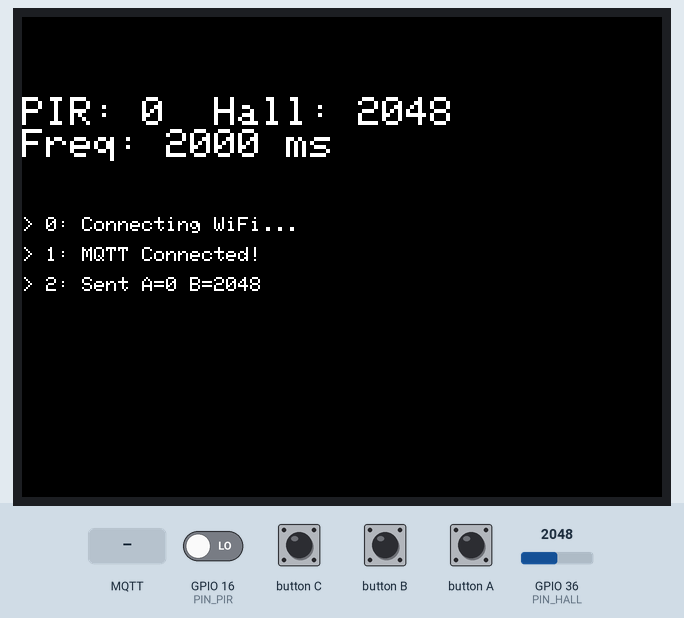
This program was run on a simulated ESP32. On the bench: 320×240 colour display. Inputs (shaded band) come from the test bench; at power-on: GPIO 36 (PIN_HALL) = 2048, GPIO 16 (PIN_PIR) LOW. WiFi joins after 1.5 s; servers stay silent unless stated; no MQTT or app messages arrive unless stated.

Above: at 2.9 s.
3.0 s: MQTT message "FREQ:" arrives on the first subscribed topic
At 3.27 s:
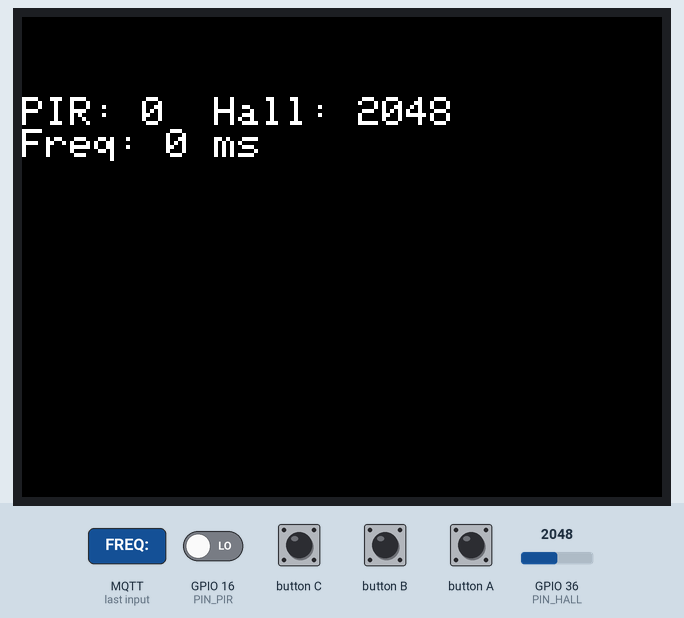
5.0 s: GPIO 36 (PIN_HALL) set to 2866
At 5.34 s:
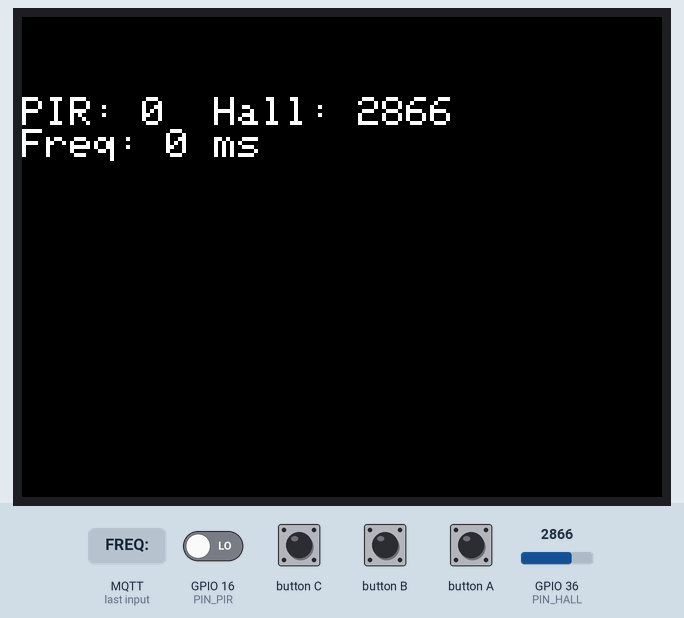
6.6 s: GPIO 16 (PIN_PIR) driven HIGH
8.2 s: GPIO 36 (PIN_HALL) set to 3603
At 8.44 s:
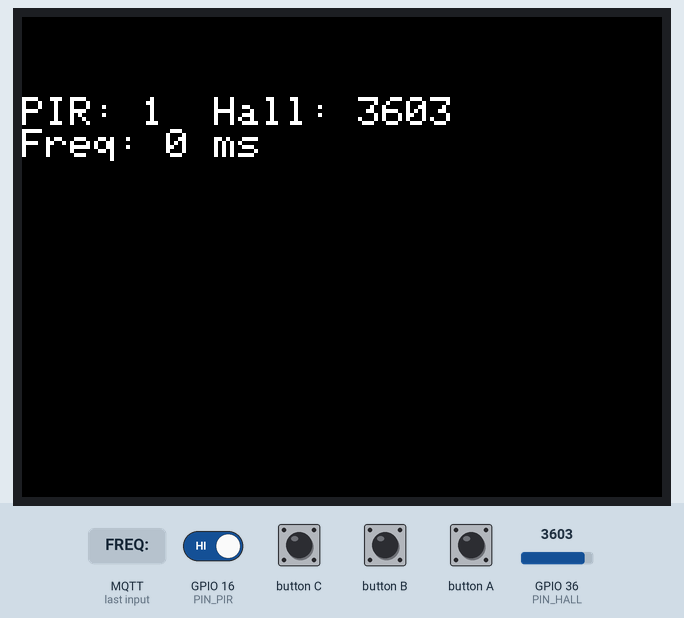
9.7 s: GPIO 16 (PIN_PIR) driven LOW
11.3 s: GPIO 36 (PIN_HALL) set to 4095
At 11.55 s:
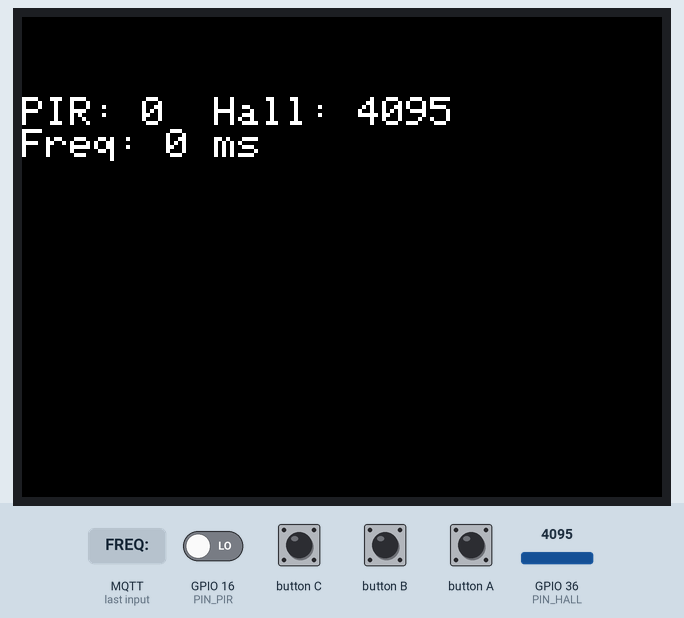
Timing chart, 0 to 13.8 s (numbered marks = the images above; inputs shaded):
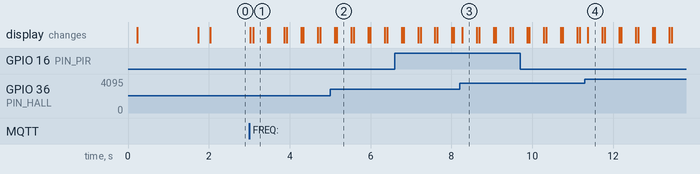

Measured:
- after the input at 3.0 s, the display: first changes at once (image 1 shows a later state)

The program:

main.cpp
```cpp
// Main application for the SensorNode:

#include <M5Stack.h>
#include "Config.h"
#include "NetworkManager.h"
#include "Sensors.h"

String topicPIR = "m5/sensor/a";
String topicHall = "m5/sensor/b";
int interval = 2000;
unsigned long lastTime = 0;

NetworkManager net(WIFI_SSID, WIFI_PASS, MQTT_SERVER, "M5_Sensor_Node");
PIRSensor pSensor(PIN_PIR);
HallSensor hSensor(PIN_HALL);

// Function logEvent prints the results of read on LCD
void logEvent(String msg) {
    static int line = 0;
    if (line > 8) { // clear LCD if the number or records exceeds screen size
        M5.Lcd.fillRect(0, 100, 320, 140, BLACK);
        line = 0;
    }
    M5.Lcd.setCursor(0, 100 + (line * 15));
    M5.Lcd.setTextSize(1);
    M5.Lcd.printf("> %lu: %s", millis()/1000, msg.c_str());
    line++;
}

void onMsg(char* t, uint8_t* p, unsigned int l) {
    String msg = ""; for(int i=0; i<l; i++) msg += (char)p[i];
    if (msg.startsWith("FREQ:")) {
        interval = msg.substring(5).toInt();
        logEvent("New Freq: " + String(interval) + "ms");
    }
}

void setup() {
    M5.begin();
    M5.Power.begin();
    M5.Lcd.clear();

    pSensor.init();
    hSensor.init();

    logEvent("Connecting WiFi...");
    net.begin(onMsg);
    net.subscribe(topicSystem);
    logEvent("MQTT Connected!");
}

void loop() {
    net.loop();
    M5.update();

    if (millis() - lastTime > interval) {
        int vPIR = pSensor.getValue();
        int vHall = hSensor.getValue();

        // Sending and logging
        net.publish(topicPIR, String(vPIR));
        net.publish(topicHall, String(vHall));
        logEvent("Sent A=" + String(vPIR) + " B=" + String(vHall));

        // Output the current values
        M5.Lcd.setCursor(0, 40);
        M5.Lcd.setTextSize(2);
        M5.Lcd.printf("PIR: %d  Hall: %d   \n", vPIR, vHall);
        M5.Lcd.printf("Freq: %d ms   ", interval);

        lastTime = millis();
    }
}
```

NetworkManager.h
```cpp
#ifndef NETWORK_MANAGER_H
#define NETWORK_MANAGER_H

#include <WiFi.h>
#include <PubSubClient.h>
#include <functional>

class NetworkManager {
private:
    WiFiClient espClient;
    PubSubClient client;
    const char* _ssid;
    const char* _pass;
    const char* _server;
    const char* _id;

public:
    NetworkManager(const char* ssid, const char* pass, const char* server, const char* id);
    void begin(std::function<void(char*, uint8_t*, unsigned int)> callback);
    void loop();
    void publish(String topic, String payload);
    void subscribe(String topic);
};
#endif
```

Sensors.h
```cpp
// Header file for Sensor Abstraction: defines the interface for different hardware sensors.

#ifndef SENSORS_H
#define SENSORS_H

#include <Arduino.h>

// Abstract base class to provide a unified interface for all sensor types.
class SensorDevice {
public:
    virtual void init() = 0;
    virtual int getValue() = 0;
};

// PIR Sensor class for motion detection.
class PIRSensor : public SensorDevice {
private:
    int _p;
public:
    PIRSensor(int p);
    // Function init ensures the GPIO pin is set to input mode.
    void init() override;
    // Function getValue reads digital state (0 or 1). @return motion status.
    int getValue() override;
};

// Hall Sensor class for magnetic field measurement.
class HallSensor : public SensorDevice {
private:
    int _p;
public:
    HallSensor(int p);
    // Function init ensures the GPIO pin is set to analog mode.
    void init() override;
    // Function getValue reads magnetic intensity. @return analog value (0-4095).
    int getValue() override;
};

#endif
```

NetworkManager.cpp
```cpp
// Implementation file for Network Logic: handles WiFi and MQTT connections with unique client IDs.

#include "NetworkManager.h"

// Function NetworkManager constructor initializes connection parameters.
// @param ssid WiFi name, @param pass WiFi password, @param server MQTT IP, @param id Unique Client ID.
NetworkManager::NetworkManager(const char* ssid, const char* pass, const char* server, const char* id)
    : client(espClient), _ssid(ssid), _pass(pass), _server(server), _id(id) {}


// Function begin connects the device to the WiFi network.
// @param callback The function to execute when a new MQTT message arrives.
void NetworkManager::begin(std::function<void(char*, uint8_t*, unsigned int)> callback) {
    WiFi.begin(_ssid, _pass);
    while (WiFi.status() != WL_CONNECTED) { delay(500); }
    client.setServer(_server, 1883);
    client.setCallback(callback);
}
// Function loop ensures the MQTT connection stays active and re-subscribes to topics if disconnected.
void NetworkManager::loop() {
    if (!client.connected()) {
        if (client.connect(_id)) {
            client.subscribe("m5/system/cfg");
            client.subscribe("m5/sensor/a");
            client.subscribe("m5/sensor/b");
        }
    }
    client.loop();
}

void NetworkManager::publish(String topic, String payload) {
    client.publish(topic.c_str(), payload.c_str());
}

void NetworkManager::subscribe(String topic) {
    client.subscribe(topic.c_str());
}
```

Sensors.cpp
```cpp
#include "Sensors.h"

PIRSensor::PIRSensor(int p) : _p(p) {}
void PIRSensor::init() {
    pinMode(_p, INPUT);
}
int PIRSensor::getValue() {
    return digitalRead(_p);
}

HallSensor::HallSensor(int p) : _p(p) {}
void HallSensor::init() {
    pinMode(_p, ANALOG);
}
int HallSensor::getValue() {
    return analogRead(_p);
}
```

Config.h
```cpp
// Configuration file: contains network credentials, MQTT server details, and hardware pin assignments.

#ifndef CONFIG_H
#define CONFIG_H

#include <Arduino.h>

// WiFi Settings
const char* WIFI_SSID = "iPhone(Artemii)";
const char* WIFI_PASS = "123456789";

// MQTT Settings: Home computer acts as the MQTT broker.
const char* MQTT_SERVER = "172.20.10.4"; // Private IP adress inside the network
const int MQTT_PORT = 1883;

// Topic Management
extern String topicPIR;
extern String topicHall;
const String topicSystem = "m5/system/cfg";

// Hardware Pins for M5Stack Fire
#define PIN_HALL 36  // Port B (Black) - supports analogRead.
#define PIN_PIR  16  // Port C (Blue) - digital.
// ------------------------

// InfluxDB Cloud Credentials
#define INFLUXDB_URL "https://eu-central-1-1.aws.cloud2.influxdata.com"
#define INFLUXDB_TOKEN "_7NnxzwhS8h4KDANV_FhJ8fipR24cm9VL_HHVuPPjvPkSoozBm3zyDG_NYDyb41--N8-YbQQLnQLhbXUfmgLGQ=="
#define INFLUXDB_ORG "artyuart@fit.cvut.cz"
#define INFLUXDB_BUCKET "m5_data"

#endif
```
